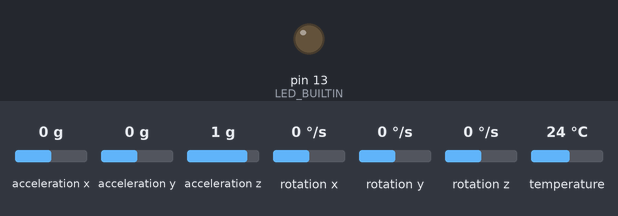
A sketch run on a simulated Arduino Leonardo, built with avr-gcc and run on an emulated ATmega32U4. Shown: output pins drawn as LEDs (lit = HIGH). Inputs (shaded band) come from the test bench; at power-on: acceleration x 0 g, acceleration y 0 g, acceleration z 1 g, rotation x 0 °/s, rotation y 0 °/s, rotation z 0 °/s, temperature 24 °C.

Above: at 1.2 s.
At 3.8 s:
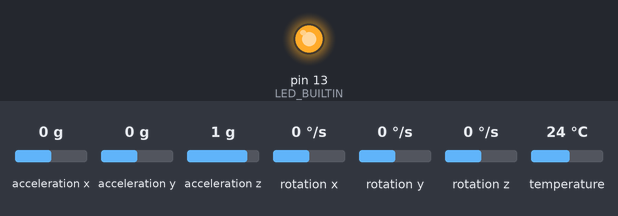
Timing chart, 0 to 5.3 s (numbered marks = the images above):
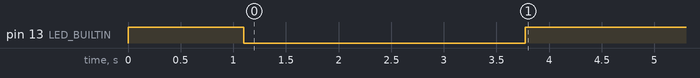

The sketch:

MPU_STMbp_Flight_telemetry.ino
```cpp
/*
 * STM32 Blue Pill IMU Telemetry - firmware v2
 *
 * Board   : STM32F103C8T6 "Blue Pill" (STM32duino core: Generic STM32F1 series > BluePill F103C8)
 * Sensor  : MPU6050 on I2C1  (PB6 = SCL, PB7 = SDA)
 * Output  : USART1 / Serial1 (PA9 = TX, PA10 = RX) at 115200 baud
 * Format  : one CSV line per sample, "pitch,roll,yaw\n" in degrees, 100 Hz
 *           lines starting with '#' are status messages (the dashboard shows them)
 *
 * v1 (tag v1.0-hackathon) computed pitch/roll from the accelerometer alone and
 * integrated raw gyro Z for yaw. v2 adds what the dev log describes:
 *   - complementary filter for pitch/roll (98% gyro, 2% accelerometer)
 *   - gyro bias calibration at boot (board must be still for ~2 s, LED on)
 *   - yaw deadband to suppress drift from residual noise while resting
 *   - fixed 100 Hz loop timed with micros() instead of delay(10) + millis()
 *   - a visible error (fast LED blink + '#' message) if the MPU6050 is missing
 */

#include <Wire.h>
#include <Adafruit_MPU6050.h>
#include <Adafruit_Sensor.h>
#include <math.h>

// ---------------- configuration ----------------
constexpr uint32_t BAUD             = 115200;
constexpr uint32_t I2C_CLOCK_HZ     = 400000;  // MPU6050 supports 400 kHz fast mode
constexpr uint32_t LOOP_PERIOD_US   = 10000;   // 10 ms -> 100 Hz
constexpr float    ALPHA            = 0.98f;   // complementary filter: gyro weight
constexpr float    YAW_DEADBAND_DPS = 0.5f;    // |gyro z| below this is treated as 0
constexpr uint16_t CAL_SAMPLES      = 500;     // gyro bias samples (~2 s)
constexpr float    RAD_TO_DEG_F     = 57.2957795f;

// The Blue Pill user LED on PC13 is active-low.
#define LED_ON()  digitalWrite(LED_BUILTIN, LOW)
#define LED_OFF() digitalWrite(LED_BUILTIN, HIGH)

Adafruit_MPU6050 mpu;

float gyroBiasX = 0, gyroBiasY = 0, gyroBiasZ = 0;  // rad/s
float pitch = 0, roll = 0, yaw = 0;                 // degrees
uint32_t lastMicros = 0, nextTick = 0;

// Wrap an angle to (-180, 180].
static float wrap180(float a) {
  while (a > 180.0f)   a -= 360.0f;
  while (a <= -180.0f) a += 360.0f;
  return a;
}

// Tilt angles from the gravity vector (valid when the board is not accelerating).
static float accelPitch(const sensors_event_t &a) {
  return atan2f(a.acceleration.y, a.acceleration.z) * RAD_TO_DEG_F;
}
static float accelRoll(const sensors_event_t &a) {
  const float ay = a.acceleration.y, az = a.acceleration.z;
  return atan2f(-a.acceleration.x, sqrtf(ay * ay + az * az)) * RAD_TO_DEG_F;
}

// Complementary filter step: integrate the gyro, then pull 2% toward the
// accelerometer. The correction uses the shortest angular difference so the
// estimate does not jump when pitch crosses +/-180 (board upside down).
static float fuse(float angle, float rateDps, float accAngle, float dt) {
  const float predicted = angle + rateDps * dt;
  return wrap180(predicted + (1.0f - ALPHA) * wrap180(accAngle - predicted));
}

// Never returns. (No [[noreturn]] attribute: the Arduino prototype generator mangles it.)
static void fail(const char *msg) {
  for (;;) {
    Serial1.println(msg);
    for (int i = 0; i < 10; i++) {  // ~1 s of fast blinking between messages
      LED_ON();  delay(50);
      LED_OFF(); delay(50);
    }
  }
}

static void calibrateGyro() {
  Serial1.println("# Calibrating gyro - keep the board still");
  LED_ON();
  sensors_event_t a, g, t;
  double sx = 0, sy = 0, sz = 0;
  for (uint16_t i = 0; i < CAL_SAMPLES; i++) {
    mpu.getEvent(&a, &g, &t);
    sx += g.gyro.x;
    sy += g.gyro.y;
    sz += g.gyro.z;
    delay(3);
  }
  gyroBiasX = sx / CAL_SAMPLES;
  gyroBiasY = sy / CAL_SAMPLES;
  gyroBiasZ = sz / CAL_SAMPLES;

  // Start the filter at the accelerometer's angle instead of 0 so it does not
  // spend the first few seconds converging.
  mpu.getEvent(&a, &g, &t);
  pitch = accelPitch(a);
  roll  = accelRoll(a);
  yaw   = 0;
  LED_OFF();
}

void setup() {
  pinMode(LED_BUILTIN, OUTPUT);
  LED_OFF();
  Serial1.begin(BAUD);
  delay(1000);

  if (!mpu.begin()) {
    fail("# ERROR: MPU6050 not found - check VCC/GND and SCL=PB6 SDA=PB7");
  }
  Wire.setClock(I2C_CLOCK_HZ);

  mpu.setAccelerometerRange(MPU6050_RANGE_8_G);
  mpu.setGyroRange(MPU6050_RANGE_500_DEG);
  mpu.setFilterBandwidth(MPU6050_BAND_44_HZ);  // on-chip low-pass filter
  delay(100);

  calibrateGyro();
  Serial1.println("# Ready - firmware v2 (complementary filter)");

  lastMicros = micros();
  nextTick   = lastMicros + LOOP_PERIOD_US;
}

void loop() {
  const uint32_t now = micros();
  if ((int32_t)(now - nextTick) < 0) return;  // wait for the next 10 ms tick
  nextTick += LOOP_PERIOD_US;
  if ((int32_t)(now - nextTick) >= 0) nextTick = now + LOOP_PERIOD_US;  // fell behind: resync

  const float dt = (now - lastMicros) * 1e-6f;  // unsigned subtraction handles micros() rollover
  lastMicros = now;

  sensors_event_t a, g, t;
  mpu.getEvent(&a, &g, &t);

  // Gyro rates in deg/s with the boot-time bias removed.
  const float gx = (g.gyro.x - gyroBiasX) * RAD_TO_DEG_F;
  const float gy = (g.gyro.y - gyroBiasY) * RAD_TO_DEG_F;
  float       gz = (g.gyro.z - gyroBiasZ) * RAD_TO_DEG_F;

  pitch = fuse(pitch, gx, accelPitch(a), dt);
  roll  = fuse(roll,  gy, accelRoll(a),  dt);

  // Yaw: gyro only (a 6-axis IMU has no absolute heading reference), with a
  // deadband so sensor noise does not accumulate while the board is resting.
  if (fabsf(gz) < YAW_DEADBAND_DPS) gz = 0;
  yaw = wrap180(yaw + gz * dt);

  Serial1.print(pitch, 2);
  Serial1.print(',');
  Serial1.print(roll, 2);
  Serial1.print(',');
  Serial1.println(yaw, 2);
}
```
